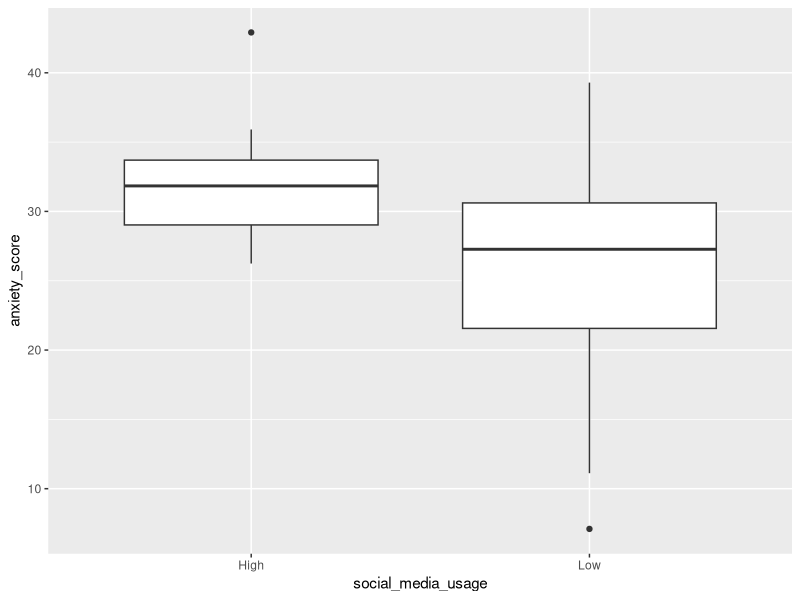
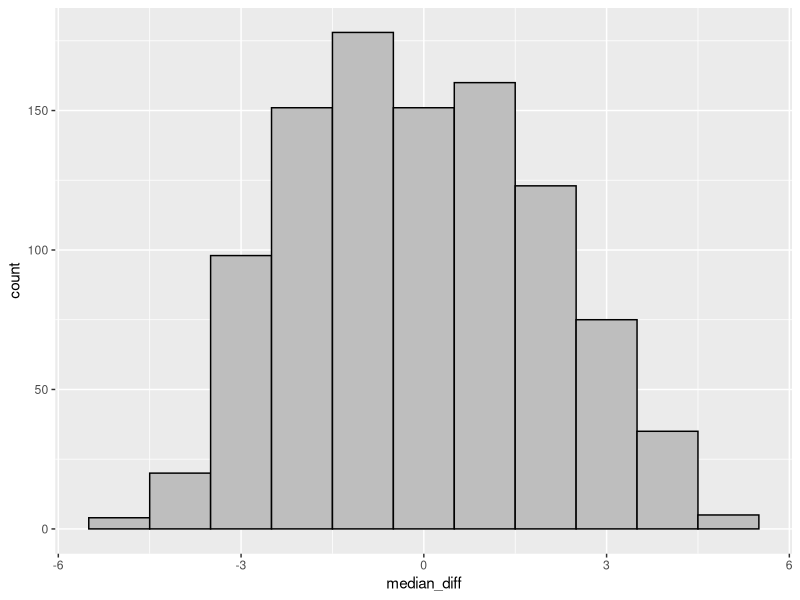

These charts were generated, in order, by the following R code:
## ---- chunk 1
library(tidyverse)
library(knitr)
opts_chunk$set(warning = FALSE, message = FALSE)
## ---- chunk 2
social_media_usage <- c(rep("Low", 30), rep("High", 16));
anxiety_score <- c(24.64, 39.29, 16.32, 32.83, 28.02, 
                   33.31, 20.60, 21.13, 26.69, 28.90,
                   26.43, 24.23, 7.10,  32.86, 21.06,
                   28.89, 28.71, 31.73, 30.02, 21.96,
                   25.49, 38.81, 27.85, 30.29, 30.72,
                   21.43, 22.24, 11.12, 30.86, 19.92,
                   33.57, 34.09, 27.63, 31.26,
                   35.91, 26.68, 29.49, 35.32,
                   26.24, 32.34, 31.34, 33.53,
                   27.62, 42.91, 30.20, 32.54)

anxiety_data <- tibble(social_media_usage, anxiety_score)
glimpse(anxiety_data)
## ---- chunk 3

anxiety_data %>% ggplot(aes(x = social_media_usage, y = anxiety_score)) + 
  geom_boxplot()


## ---- chunk 4
# Note: including the .groups="drop" option in summarise() will suppress a friendly 
# warning R prints otherwise "`summarise()` ungrouping output (override with 
#`.groups` argument)".  
  # Including the .groups="drop" option is optional, but you should include it if you 
#don't want to see that warning.
test_stat <- anxiety_data %>% group_by(social_media_usage) %>%
  summarise(medians = median(anxiety_score), .groups="drop") %>%
  summarise(value = diff(medians))
test_stat <- as.numeric(test_stat)
test_stat

set.seed(523)
repetitions <- 1000;
simulated_values <- rep(NA, repetitions)

for(i in 1:repetitions){
  simdata <- anxiety_data %>% mutate(social_media_usage = sample(social_media_usage))

  sim_value <- simdata %>% group_by(social_media_usage) %>%
    summarise(medians = median(anxiety_score), .groups="drop") %>%
    summarise(value = diff(medians))
  
  simulated_values[i] <- as.numeric(sim_value)
}

sim <- tibble(median_diff = simulated_values)

sim %>% ggplot(aes(x=median_diff)) + geom_histogram(binwidth=1, color="black", fill="gray")

# Calculate p-value
num_more_extreme <- sim %>% filter(abs(median_diff) >= abs(test_stat)) %>% summarise(n())

p_value <- as.numeric(num_more_extreme / repetitions)
p_value
## ---- chunk 5
library(tidyverse)

data <- tibble(group=c(rep("airbag",10541),rep("no_airbag",9867)),
                        outcome=c(rep("dead",45), rep("alive",10541-45), 
                                  rep("dead",62), rep("alive",9867-62)))
## ---- chunk 6
set.seed(523) # Replace the number in the parentheses with the 1st, 3rd, and 5th
# digits in your student number.
## ---- chunk 7

